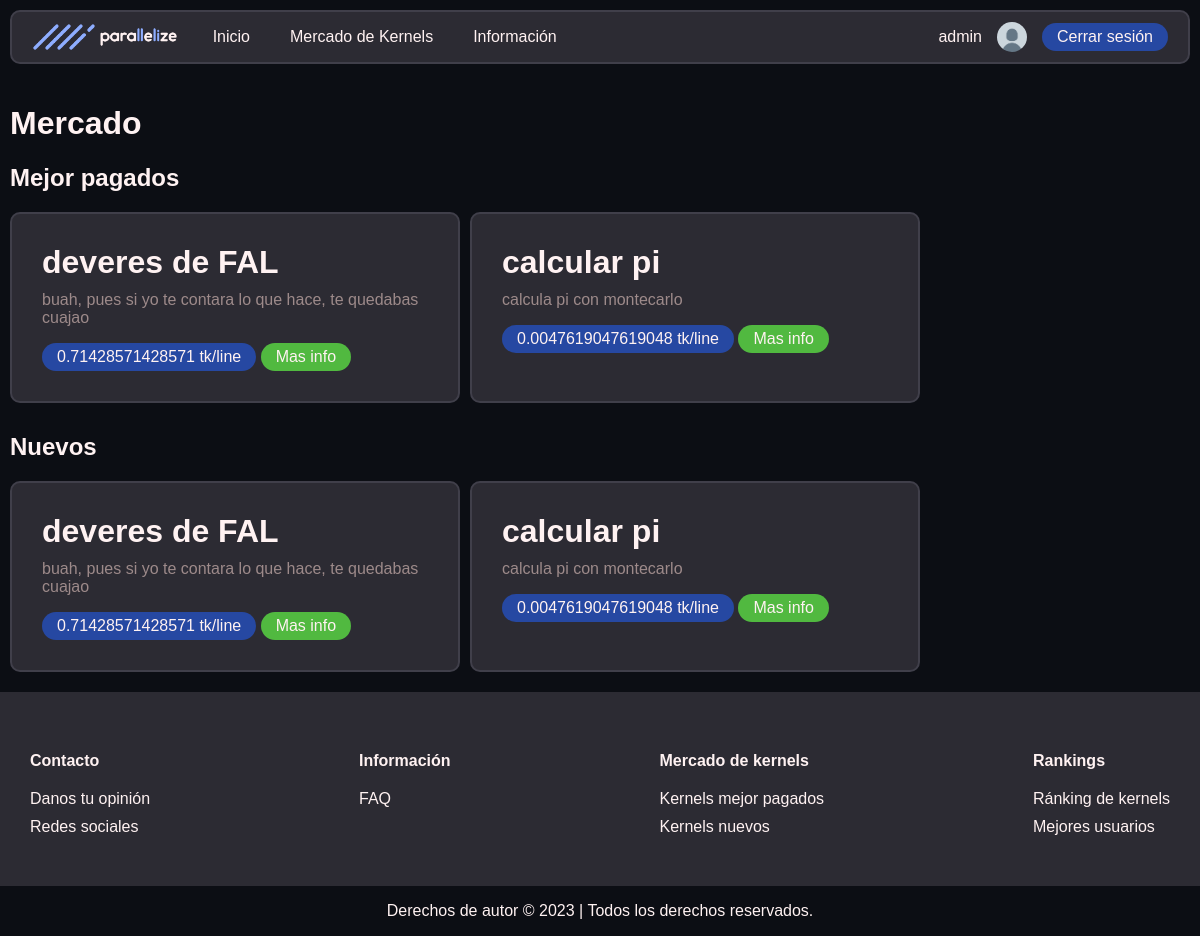
The page /kernel_marketplace.php (signed in) on the database its author committed.
### tables this page shows
CREATE TABLE `users` (
  `user_email` varchar(60) NOT NULL,
  `user_password` varchar(60) NOT NULL,
  `millis_crunched` int(11) NOT NULL DEFAULT 0,
  `ranking` int(11) NOT NULL DEFAULT -1,
  `tokens` double NOT NULL DEFAULT 0,
  `last_active` date NOT NULL DEFAULT current_timestamp(),
  `blocked` tinyint(1) NOT NULL DEFAULT 0,
  `user_name` varchar(20) NOT NULL,
  `is_admin` tinyint(1) NOT NULL DEFAULT 0
);

CREATE TABLE `kernels` (
  `name` varchar(30) NOT NULL,
  `is_finished` tinyint(1) NOT NULL,
  `user_email` varchar(60) NOT NULL,
  `id` int(11) NOT NULL,
  `js_code` longtext NOT NULL,
  `reward_per_line` double NOT NULL,
  `total_reward` double NOT NULL,
  `description` longtext NOT NULL,
  `upload_time` timestamp NOT NULL DEFAULT current_timestamp(),
  `iteration_count` bigint(20) NOT NULL
);

### includes/src/dao/Usuario.php (called while the page is built, shortened)
<?php
class Usuario
{
    private $user_name;
    public static function buscaUsuario($user_email)
    {
        $conn = Aplicacion::getInstance()->getConexionBd();
        $query = sprintf("SELECT * FROM users U WHERE U.user_email = '%s'", $conn->real_escape_string($user_email));
        $rs = $conn->query($query);
        if ($rs->num_rows == 0) {
            return false;
        } else {
            $fila = $rs->fetch_assoc();
            return new Usuario($fila['user_name'], $fila['user_email'], $fila['user_password'],
                $fila['millis_crunched'], $fila['ranking'], $fila['tokens'], $fila['last_active'], $fila['blocked'],
                $fila['is_admin']);
        }
    }
    public function __construct($user_name, $user_email, $user_password, $millis_crunched, $ranking, $tokens, $last_active, $blocked, $is_admin)
    {
        $this->user_name = $user_name;
    }
    public function getName()
    {
        return $this->user_name;
    }
    public function getPicUrl()
    {
        return RUTA_IMGS."/default_profile_pic.png";
    }
}

### includes/src/dao/Kernel.php (called while the page is built, shortened)
<?php
class Kernel
{
    private $name;
    private $id;
    private $description;
    private $reward_per_line;
    public static function buscaKernelsMejorPagados(int $count)
    {
        $conn = Aplicacion::getInstance()->getConexionBd();
        $query = sprintf("SELECT * FROM kernels K ORDER BY reward_per_line desc limit %d", $conn->real_escape_string($count));
        $rs = $conn->query($query);
        $raw_kernels = $rs->fetch_all(MYSQLI_ASSOC);
        $ret = [];
        foreach ($raw_kernels as $rk) {
            $ret[] = new Kernel(
                $rk['name'],
                $rk['user_email'],
                $rk['id'],
                $rk['js_code'],
                $rk['description'],
                $rk['total_reward'],
                $rk['reward_per_line'],
                $rk["iteration_count"],
                $rk['upload_time']
            );
        }
        return $ret;
    }
    public static function buscaKernelsMasNuevos(int $count)
    {
        $conn = Aplicacion::getInstance()->getConexionBd();
        $query = sprintf("SELECT * FROM kernels K ORDER BY upload_time limit %d", $conn->real_escape_string($count));
        $rs = $conn->query($query);
        $raw_kernels = $rs->fetch_all(MYSQLI_ASSOC);
        $ret = [];
        foreach ($raw_kernels as $rk) {
            $ret[] = new Kernel(
                $rk['name'],
                $rk['user_email'],
                $rk['id'],
                $rk['js_code'],
                $rk['description'],
                $rk['total_reward'],
                $rk['reward_per_line'],
                $rk["iteration_count"],
                $rk['upload_time']
            );
        }
        return $ret;
    }
    public function __construct($name, $user_email, $id, $js_code, $description, $total_reward, $getreward_per_line, $iteration_count, $upload_time)
    {
        $this->name = $name;
        $this->id = $id;
        $this->description = $description;
        $this->reward_per_line = $getreward_per_line;
    }
    public function getname()
    {
        return $this->name;
    }
    public function getdescription()
    {
        return $this->description;
    }
    public function getreward_per_line()
    {
        return $this->reward_per_line;
    }
    public function getid()
    {
        return $this->id;
    }
}

### kernel_marketplace.php (the view, shortened to what this page needs)
<!DOCTYPE html>
<html lang="es">
<head>
    <link rel="stylesheet" href="<?= RUTA_CSS ?>/nav_bar.css">
    <link rel="stylesheet" href="<?= RUTA_CSS ?>/user_nav_bar.css">
    <link rel="stylesheet" href="<?= RUTA_CSS ?>/user_dashboard.css">
    <link rel="stylesheet" href="<?= RUTA_CSS ?>/marketplace.css">
    <link rel="stylesheet" href="<?= RUTA_CSS ?>/footer.css">
</head>
<body>
    <?php
    require_once("./includes/src/vistas/nav_bar.php");
    function mostrar_kernel($kernel)
    {
        ?>
        <div id="kernel" class="form form-extra-carrousel">
            <h3 class="title">
                <?= $kernel->getname() ?>
            </h3>
            <p class="subtitle t-muted">
                <?= $kernel->getdescription() ?>
            </p>
            <button class="small-button c-h-b-blue">
                <?= $kernel->getreward_per_line() ?> tk/line
            </button>
            <button class="small-button c-green" onclick="location.href='kernel_info.php?id=<?= $kernel->getid() ?>'">Mas
                info</button>
        </div>
        <?php
    }
    ?>
    <div class="main-container">
        <h1 class="title">
            Mercado
        </h1>
        <h2 class="title">
            Mejor pagados
        </h2>
        <div class="marketplace-kernels">
            <?php
            $lista_de_kernels = \parallelize_namespace\Kernel::buscaKernelsMejorPagados(10);
            foreach ($lista_de_kernels as $i => $kernel) {
                mostrar_kernel($kernel);
            }
            ?>
        </div>
        <h2 class="title">
            Nuevos
        </h2>
        <div class="marketplace-kernels">
            <?php
            $lista_de_kernels = \parallelize_namespace\Kernel::buscaKernelsMasNuevos(10);
            foreach ($lista_de_kernels as $i => $kernel) {
                mostrar_kernel($kernel);
            }
            ?>
        </div>
    </div>
    <?php require_once("./includes/src/vistas/footer.php"); ?>
</body>
</html>

### includes/src/vistas/nav_bar.php (shortened to what this page needs)
<div id="nav-bar-container">
    <div id="nav-bar">
        <div class="nav-bar-sec">
            <a href="index.php"><img src="<?= RUTA_IMGS ?>/logo-h-dMode.png" alt="" height="30"></a>
            <ul class="links-sec">
                <li><a href="index.php">Inicio</a></li>
                <li><a href="kernel_marketplace.php">Mercado de Kernels</a>
                </li>
                <li><a href="FAQ.php">Información</a>
                </li>
            </ul>
        </div>
        <?php if (isset($_SESSION["user_email"])): ?>
            <div class="nav-bar-sec">
                <p class="username no-margin">
                    <a href="user_dashboard.php">
                        <?= \parallelize_namespace\Usuario::buscaUsuario($_SESSION["user_email"])->getName(); ?>
                    </a>
                </p>
                <a href="user_dashboard.php">
                    <img class="circle-border" src="<?= \parallelize_namespace\Usuario::buscaUsuario($_SESSION["user_email"])->getPicUrl(); ?>" alt=""
                        width="30" height="30"/>
                </a>
                <button class="small-button c-h-b-blue" onclick="location.href='logout.php'">Cerrar
                    sesión</button>
            </div>
        <?php endif; ?>
    </div>
</div>

### css/nav_bar.css (style rules this page uses)
#nav-bar-container { position: sticky; top: 0px; padding: 10px; width: 100%; box-sizing: border-box; }
#nav-bar { background-color: var(--gris); height: 54px; padding: 0px 20px; box-sizing: border-box; display: flex; align-items: center; justify-content: space-between; border-radius: 10px; width: 100%; border: 2px solid var(--h-gris); }
#nav-bar > .nav-bar-sec { display: flex; gap: 15px; align-items: center; }
#nav-bar ul { list-style-type: none; margin: 0; padding: 0; }
#nav-bar li { padding: 16px 20px; transition: all 0.3s; }
#nav-bar a { color: inherit; text-decoration: none; }
#nav-bar a > img { display: block; }
#nav-bar .username { max-width: 95px; text-overflow: ellipsis; white-space: nowrap; overflow: hidden; }
#nav-bar > .nav-bar-sec > ul > li { display: inline-block; }
#nav-bar > .nav-bar-sec > ul { display: flex; align-items: center; }

### css/marketplace.css (style rules this page uses)
.marketplace-kernels { display: flex; padding-bottom: 10px; gap: 10px; flex-wrap: nowrap; overflow-x: auto; }
.form-extra-carrousel { flex: 0 0 auto; }

### css/global.css (style rules this page uses)
:root { --main: #8EADFF; --h-blue: #5181FF; --h-b-blue: #2648A2; --gris: #2C2B33; --h-gris: #403f4a; --bg: #0C0E14; --white: #FFF2F2; --m-white: #c1bbbb; --m-text: #9D8A8A; --l-gris: #4E4D5A; --red: #CE4B4B; --green: #51B940; }
body { font-family: Arial, Helvetica, sans-serif; background-color: var(--bg); margin: 0px; color: var(--white); font-weight: 500; min-height: 100vh; display: flex; flex-direction: column; }
.main-container { padding: 10px; flex: 1; }
a { text-decoration: none; color: var(--h-blue); }
.c-h-b-blue { background-color: var(--h-b-blue); }
.c-green { background-color: var(--green); }
.t-muted { color: var(--m-text); }
.no-margin { margin: 0px; }
.circle-border { border-radius: 50%; }
.small-button { font: inherit; padding: 5px 15px; border-radius: 15px; border: none; color: inherit; transition: filter 0.4s; }
.form { border-radius: 10px; max-width: 450px; width: 100%; padding: 30px; box-sizing: border-box; background-color: var(--gris); border: 2px solid var(--h-gris); }
.form>.title { font-size: 200%; margin: 0px 0px 10px 0px; }
.form>.subtitle { margin-top: 10px; }

### rows shown on the page
users: user_name "admin"
kernels: name "deveres de FAL", description "buah, pues si yo te contara lo que hace, te quedabas cuajao", reward_per_line "0.71428571428571"
kernels: name "calcular pi", description "calcula pi con montecarlo", reward_per_line "0.0047619047619048"
